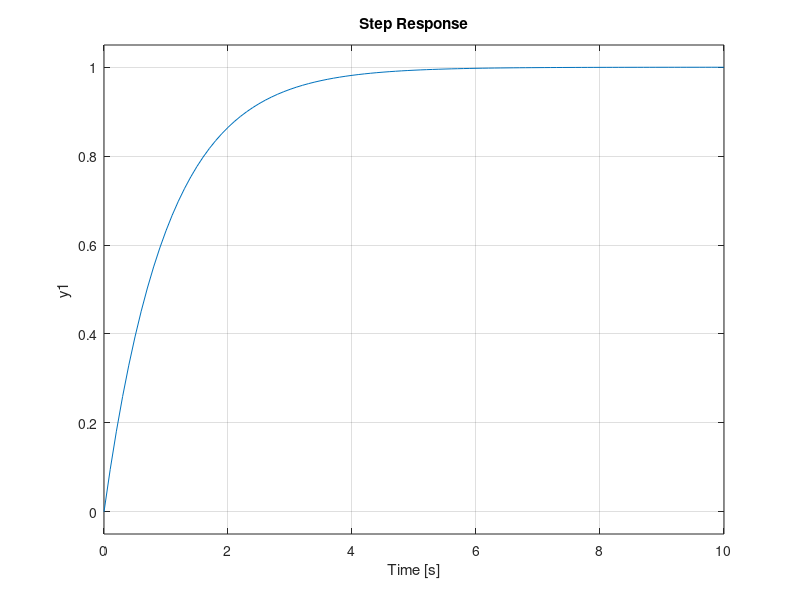

Write MATLAB code to recreate this figure.
%Clear
clear
clc
close all


%% Define Transfer Function

% Mechanical Translation System
% I(s) = 1 / s+1


B = 1;
k = 1;


% example 3s^4 + 2s^2 - 1: G = [3 0 2 0 -1]
I_num = [1];
I_den = [B k];

I = tf(I_num,I_den)

% step response
step(I,0:0.1:10)
